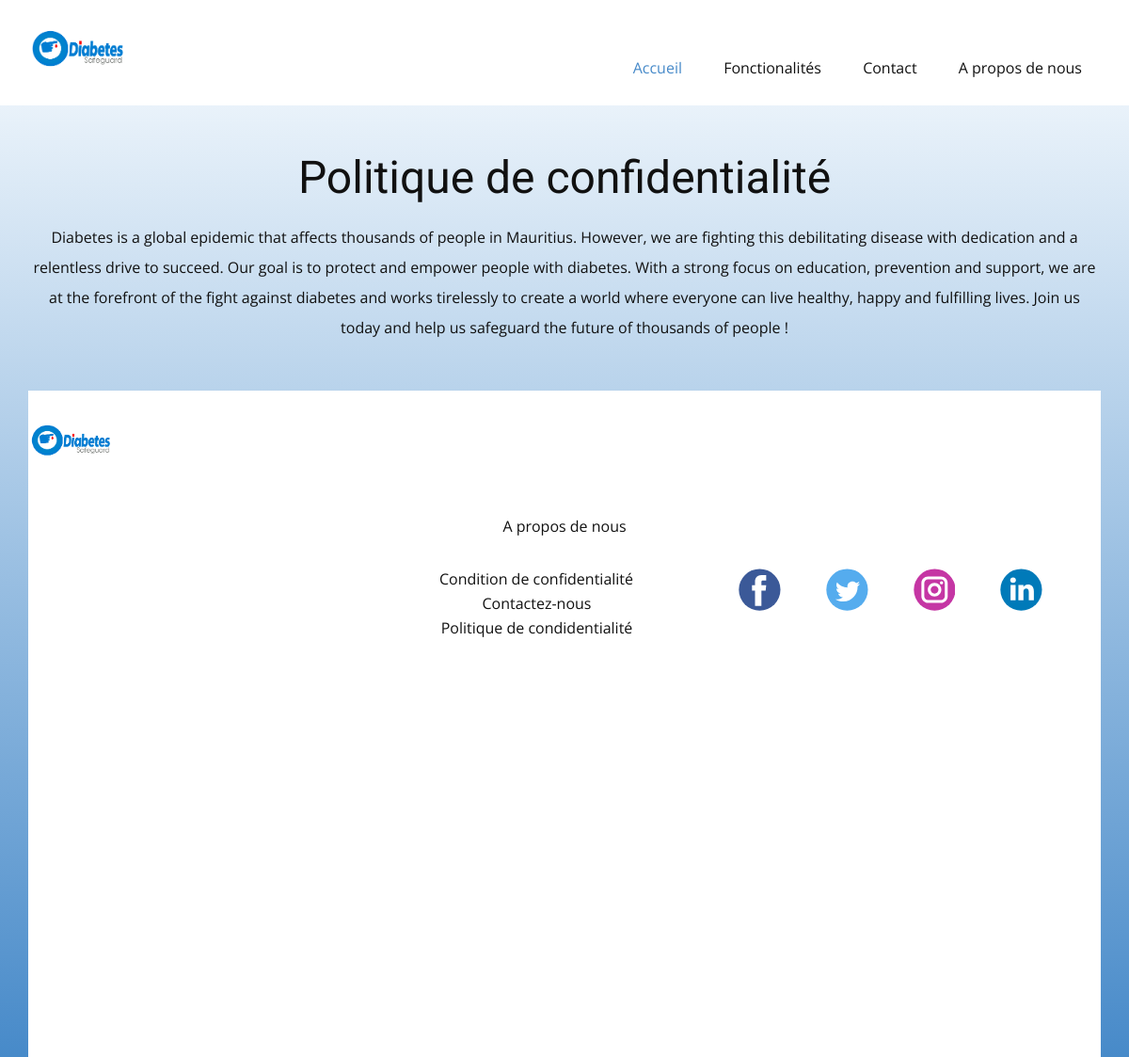
Page /confidentialite.php on the committed database.
### tables this page shows
CREATE TABLE IF NOT EXISTS `content_confidentialite` (
  `id` int(11) NOT NULL AUTO_INCREMENT,
  `title` varchar(255) NOT NULL,
  `description` text NOT NULL,
  PRIMARY KEY (`id`)
);

### confidentialite.php (the view, shortened to what this page needs)
<?php
require('templates/header.php');
include("config/db.php");
?>
    <section class="u-clearfix u-gradient u-section-1" id="sec-e0d7">
  <div class="u-clearfix u-sheet u-valign-middle u-sheet-1">
    <?php
    $sql = "SELECT * FROM content_confidentialite";
    if ($result = $bdd->query($sql)) {
      while ($row = $result->fetch_row()) {
        echo '
          <div class="fr-view u-align-center u-clearfix u-rich-text u-text u-text-1 mt-2">
            <h1 style="text-align: center;">' . $row[1] . '</h1>
            <p style="text-align: center;">
              <span style="line-height: 2.0;">' . $row[2] . '</span>
            </p>
          </div>
        ';
      }
    }
    ?>
    <?php
require('templates/footer.php');
?>

### accueil.css (style rules this page uses)
.u-section-1 { background-image: linear-gradient(#e9f2fa, #478ac9); }
.u-section-1 .u-sheet-1 { min-height: 708px; }
.u-section-1 .u-text-1 { margin: 31px 0; }

### rows in the picture
content_confidentialite: title "Politique de confidentialité", description "Diabetes is a global epidemic that affects thousands of people in Mauritius. However, we are fighting this debilitating disease with dedication and a relentless drive to succeed. Our goal is to protect and empower people with diabetes. With a strong focus on education, prevention and support, we are at the forefront of the fight against diabetes and works tirelessly to create a world where everyone can live healthy, happy and fulfilling lives. Join us today and help us safeguard the future of thousands of people !"
